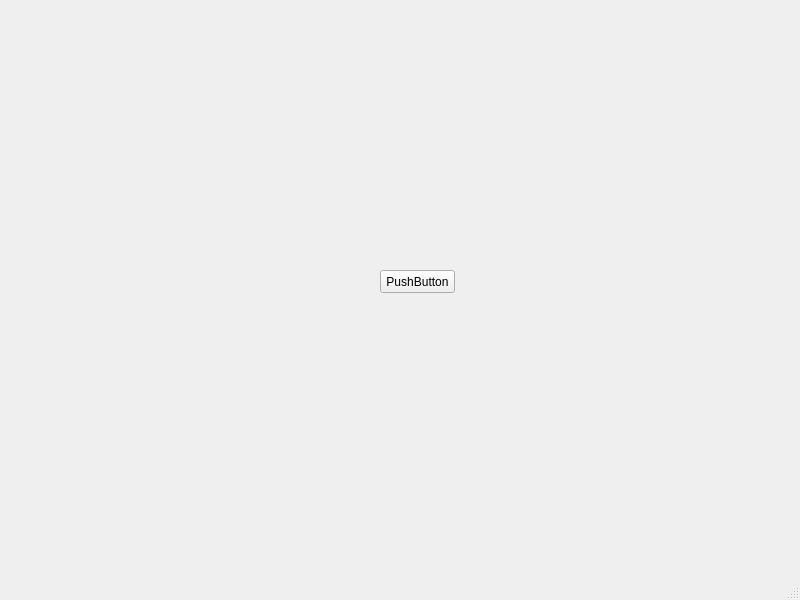
<?xml version="1.0" encoding="UTF-8"?>
<ui version="4.0">
 <class>MainWindow</class>
 <widget class="QMainWindow" name="MainWindow">
  <property name="geometry">
   <rect>
    <x>0</x>
    <y>0</y>
    <width>800</width>
    <height>600</height>
   </rect>
  </property>
  <property name="windowTitle">
   <string>MainWindow</string>
  </property>
  <widget class="QWidget" name="centralwidget">
   <widget class="QPushButton" name="pushButton">
    <property name="geometry">
     <rect>
      <x>380</x>
      <y>270</y>
      <width>75</width>
      <height>23</height>
     </rect>
    </property>
    <property name="text">
     <string>PushButton</string>
    </property>
   </widget>
  </widget>
  <widget class="QMenuBar" name="menubar">
   <property name="geometry">
    <rect>
     <x>0</x>
     <y>0</y>
     <width>800</width>
     <height>21</height>
    </rect>
   </property>
  </widget>
  <widget class="QStatusBar" name="statusbar"/>
 </widget>
 <resources/>
 <connections/>
</ui>
